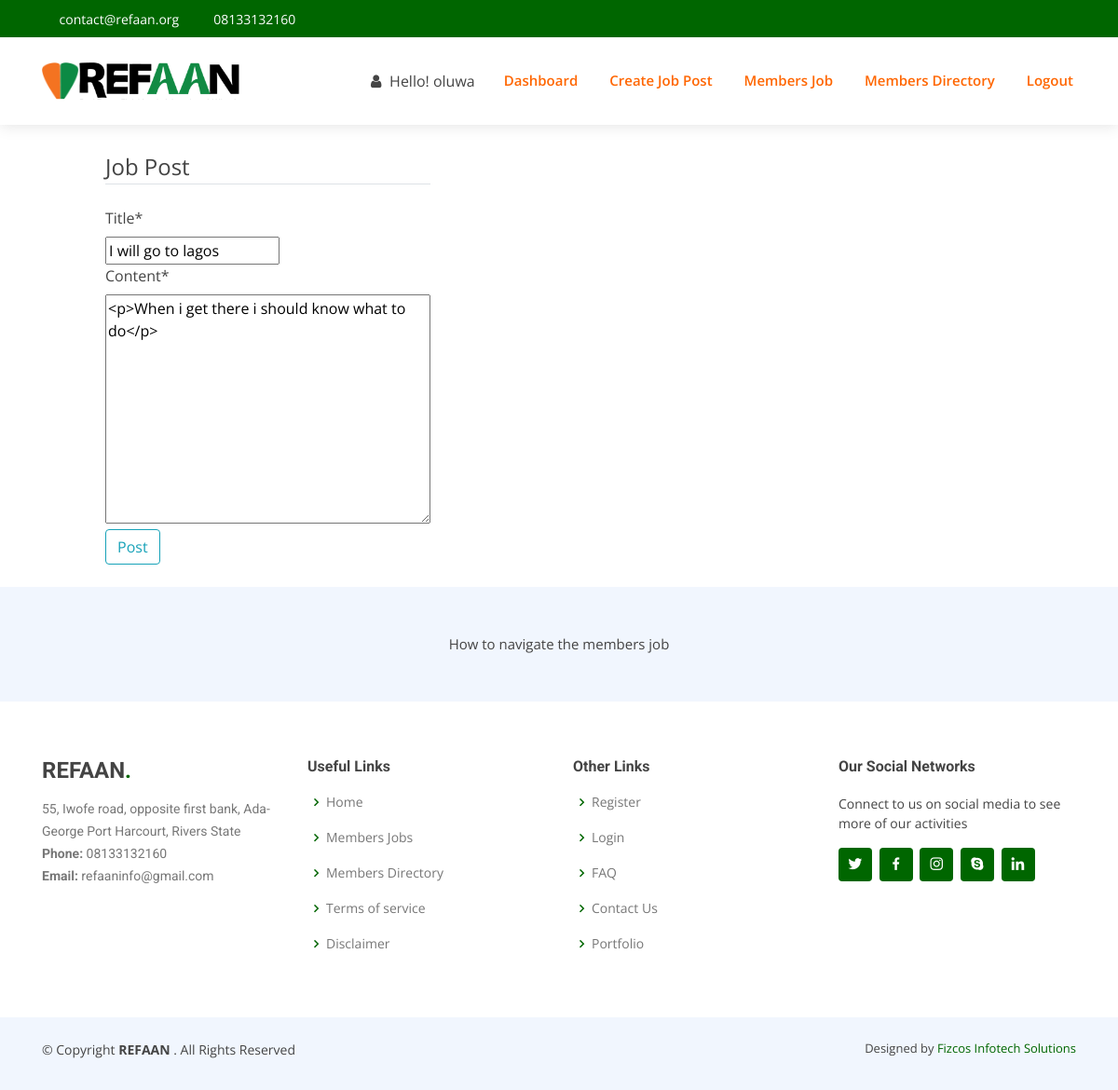
/jobs/post/20/update/ (signed in), run on the app's committed database.
### jobs/models.py (models this page shows, shortened)
class Post(models.Model):
    title = models.CharField(max_length=100)
    content = RichTextUploadingField()
    date_posted = models.DateTimeField(default=timezone.now)
    author = models.ForeignKey(User, on_delete=models.CASCADE) #One to many relationship
    slug = models.SlugField(null=True, unique=True)

### jobs/views.py (the view, shortened to what this page needs)
# urls.py: path('post/<int:pk>/update/', PostUpdateView.as_view(), name='post-update'), #used without slug
class PostUpdateView(LoginRequiredMixin, UserPassesTestMixin, UpdateView):
    model = Post
    fields = ['title', 'content']
    template_name = 'jobs/post_form.html' #added by olu
    def test_func(self):
        post = self.get_object()
        if self.request.user == post.author:
            return True
        return False

### jobs/templates/jobs/post_form.html (shortened to what this page needs)
{% extends 'base.html' %}
{% load static %}
{% load crispy_forms_tags %}
{% block navbar %}
<nav class="nav-menu d-none d-lg-block">
        <ul>
            <li><i class="fa fa-fw fa-user"></i> Hello! {{ user.username}}</li>
          <li><a href="{% url 'profile' %}">Dashboard</a></li>
          <li><a href="{% url 'post-create' %}">Create Job Post</a></li>
          <li><a href="{% url 'jobs-home' %}">Members Job</a></li>
           <li><a href="{% url 'member-list' %}">Members Directory</a></li>
          <li><a href="{% url 'logout' %}">Logout</a></li>
        </ul>
      </nav>
{% endblock navbar%}
{% block services %}
    <div class="container d-flex pt-4  bd-highlight ">
    <div class="container d-flex pt-4 bd-highlight ">
    <div class="container d-flex pt-4 bd-highlight ">
    <div class="container d-flex pt-4 bd-highlight  ">
      <div class="container">
         <div class="container d-flex p-2 bd-highlight ">
    <form method="POST">
            <legend class="border-bottom mb-4">Job Post</legend>
            {{ form|crispy }}
        <div class="form-group">
            <button class="btn btn-outline-info" type="submit">Post</button>
        </div>
    </form>
    </div>
    </div>
    </div>
    </div>
    </div>
    </div>
{% endblock services%}
{% block footer %}
How to navigate the members job
{% endblock footer%}

### static/assets/css/style.css (style rules this page uses)
body { font-family: "Open Sans", sans-serif; color: #444444; }
a { color: #006600; }
.nav-menu ul { margin: 0; padding: 0; list-style: none; }
.nav-menu > ul { display: flex; }
.nav-menu > ul > li { position: relative; white-space: nowrap; padding: 10px 0 10px 28px; }
.nav-menu a { display: block; position: relative; color: #ff6600; transition: 0.3s; font-size: 15px; font-weight: 600; padding: 0 3px; font-family: "Open Sans", sans-serif; }
.nav-menu > ul > li > a:before { content: ""; position: absolute; width: 100%; height: 2px; bottom: -5px; left: 0; background-color: #000; visibility: hidden; width: 0px; transition: all 0.3s ease-in-out 0s; }
.mobile-nav { position: fixed; top: 55px; right: 15px; bottom: 15px; left: 15px; z-index: 9999; overflow-y: auto; background: #fff; transition: ease-in-out 0.2s; opacity: 0; visibility: hidden; border-radius: 10px; padding: 10px 0; }
.mobile-nav * { margin: 0; padding: 0; list-style: none; }
.mobile-nav a { display: block; position: relative; color: #222222; padding: 10px 20px; font-weight: 500; outline: none; }

### data on the page
Post: title "I will go to lagos", content "<p>When i get there i should know what to do</p>"

### other printed values
{{ user.username }} "oluwa"
